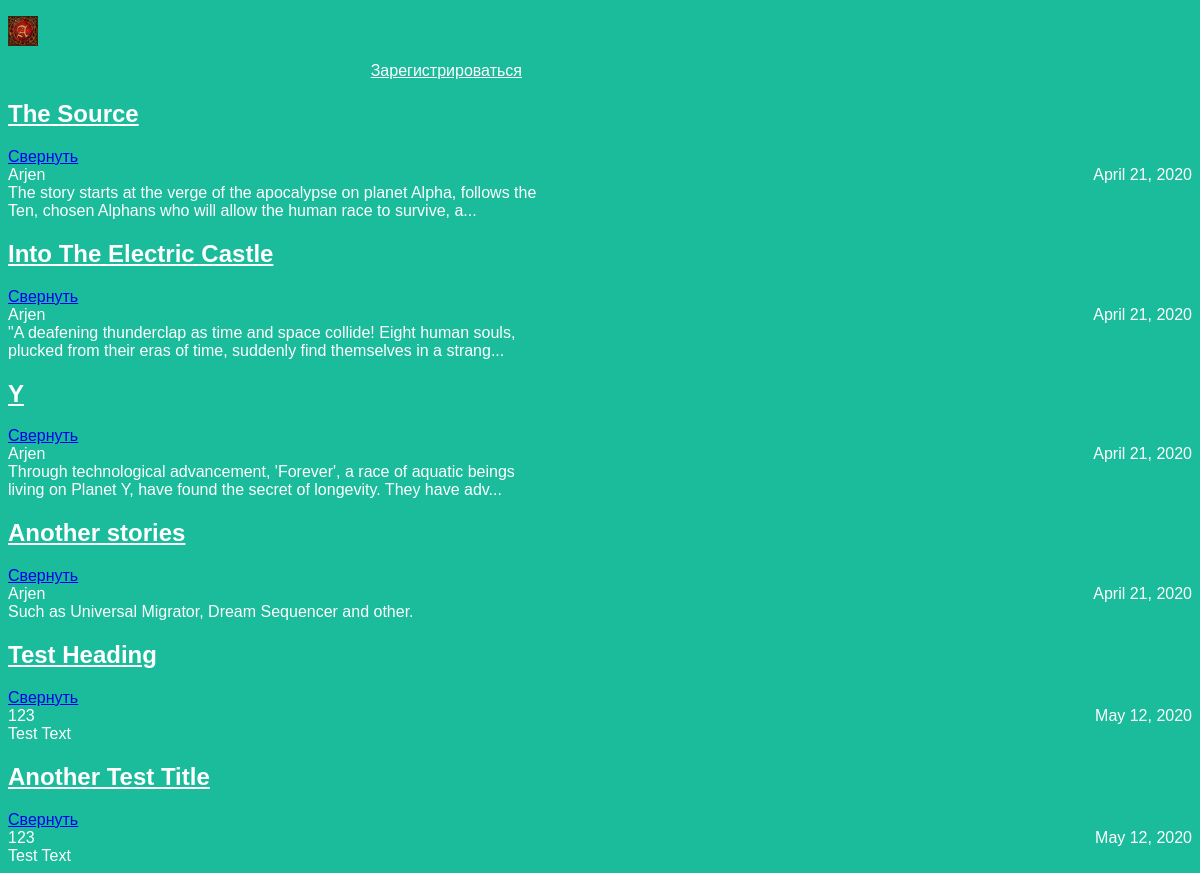
The page / on the database its author committed.
### articles/models.py (models this page shows, shortened)
class Article(models.Model):
    title = models.CharField(max_length=200)
    author = models.ForeignKey(User, on_delete=models.CASCADE)
    text = models.TextField()
    created_date = models.DateField(auto_now_add=True)
    def get_excerpt(self):
        return self.text[:140] + "..." if len(self.text) > 140 else self.text

### articles/views.py (the view)
# urls.py: path('', views.archive),
def archive(request):
    return render(request, 'archive.html', {"posts": Article.objects.all()})

### articles/templates/archive.html (shortened to what this page needs)
<!DOCTYPE html>
<head>
<link rel="stylesheet" href="{{ STATIC_URL }}/static/css/article.css">
</head>
<body>
<div class="header">
<p> <img src="{{ STATIC_URL }}/static/project.png""> </p>
<p class="all-articles"><a href="/">Зарегистрироваться</a>
</div>
<div class="archive">
{% for post in posts %}
<h2 class="post-title"><a href="article/{{post.id}}">{{ post.title }}</a></h2>
<a href="#" class="fold-button">Свернуть</a>
<div class="one-post">
<div class="article-author">{{post.author.username }}</div><div class="article-created-date">{{post.created_date }}</div>
<div class="article-text">{{ post.get_excerpt }}</div>
</div>
{% endfor %}
</div>
</body>

### articles/static/css/article.css (style rules this page uses)
body { background: #1abc9c; font-family: Tahoma, Arial, sans-serif; color: #ffffff; }
.header img { display: block; width: 30px; margin-right: auto; }
.archive { width: auto; margin-left: auto; margin-right: auto; }
.post-title a { color: #ffffff; }
.article-author { width: 50%; float: left; }
.article-created-date { text-align: right; }
.article-text { text-align:left; margin-left: auto; margin-right: 650px; }
.all-articles a { color: #ffffff; }
.all-articles { text-align:right; margin-left:auto; margin-right:670px; }

### rows shown on the page
Article: title "The Source", author.username "Arjen", created_date "April 21, 2020", get_excerpt "The story starts at the verge of the apocalypse on planet Alpha, follows the Ten, chosen Alphans who will allow the human race to survive, a..."
Article: title "Into The Electric Castle", author.username "Arjen", created_date "April 21, 2020", get_excerpt "\"A deafening thunderclap as time and space collide! Eight human souls, plucked from their eras of time, suddenly find themselves in a strang..."
Article: title "Y", author.username "Arjen", created_date "April 21, 2020", get_excerpt "Through technological advancement, 'Forever', a race of aquatic beings living on Planet Y, have found the secret of longevity. They have adv..."
Article: title "Another stories", author.username "Arjen", created_date "April 21, 2020", get_excerpt "Such as Universal Migrator, Dream Sequencer and other."
Article: title "Test Heading", author.username "123", created_date "May 12, 2020", get_excerpt "Test Text"
Article: title "Another Test Title", author.username "123", created_date "May 12, 2020", get_excerpt "Test Text"
